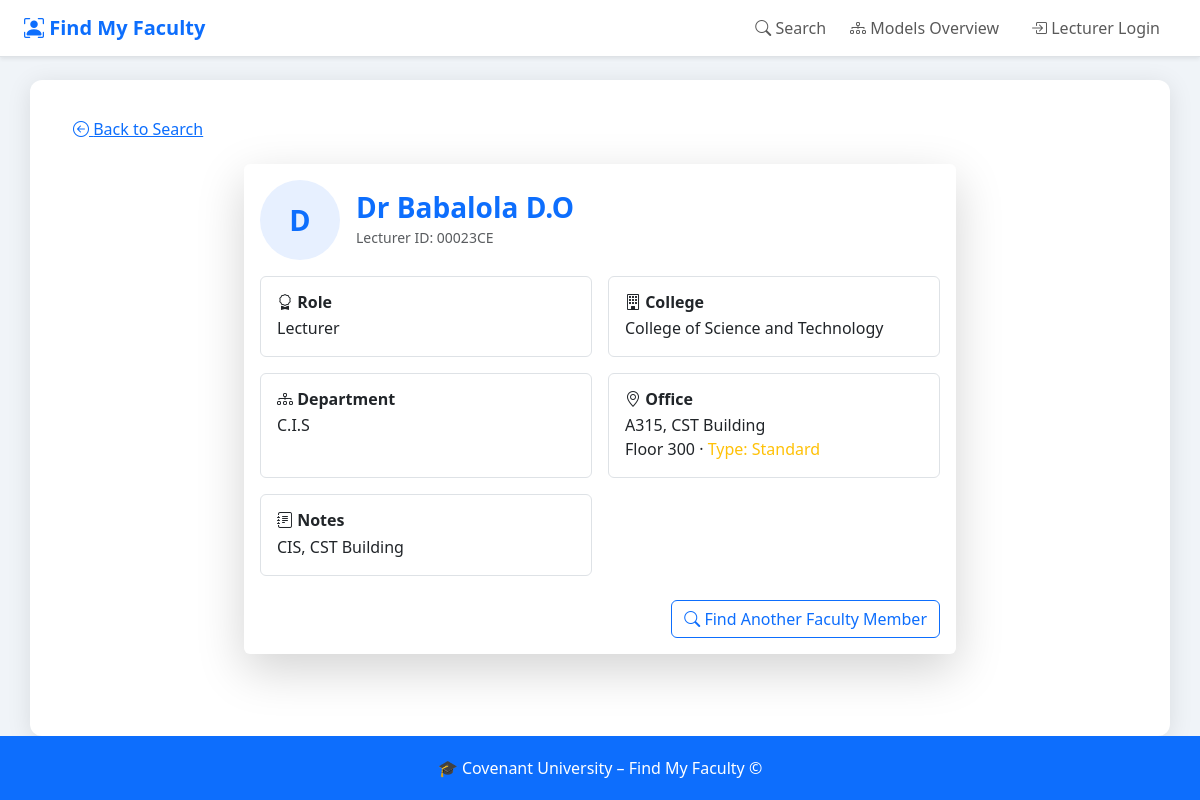
Screenshot of /lecturer/00023CE/ with the database file from the repository.
### find_my_lecturer_app/models.py (models this page shows, shortened)
class Lecturer(models.Model):
    ROLE_LECTURER = "LECTURER"
    ROLE_HOD = "HOD"  # kept for quick filtering; actual role linkage is via *HODLecturer*
    ROLE_SECRETARY = "SECRETARY"  # idem
    ROLE_CHOICES = [
        (ROLE_LECTURER, "Lecturer"),
        (ROLE_HOD, "Head of Department"),
        (ROLE_SECRETARY, "Secretary"),
    ]
    user = models.OneToOneField(
        settings.AUTH_USER_MODEL,
        on_delete=models.CASCADE,
        related_name="lecturer_profile",
        null=True,
        blank=True,
    )
    lecturer_id = models.CharField(primary_key=True, max_length=8)
    full_name = models.CharField(max_length=120)
    office = models.ForeignKey(
        Office,
        on_delete=models.SET_NULL,
        null=True,
        blank=True,
        related_name="lecturers",
    )
    department = models.ForeignKey(
        Department,
        on_delete=models.SET_NULL,
        null=True,
        blank=True,
        related_name="lecturers",
    )
    role = models.CharField(max_length=10, choices=ROLE_CHOICES)
    notes = models.TextField(blank=True)
    class Meta:
        db_table = "Lecturer"

class College(models.Model):
    college_id = models.CharField(primary_key=True, max_length=8)
    name = models.CharField(max_length=100)
    class Meta:
        db_table = "College"

class Department(models.Model):
    department_id = models.CharField(primary_key=True, max_length=8)
    name = models.CharField(max_length=100)
    college = models.ForeignKey(
        College,
        on_delete=models.PROTECT,
        related_name="departments",
    )
    hod = models.ForeignKey(
        "HODLecturer",
        on_delete=models.SET_NULL,
        null=True,
        blank=True,
        related_name="departments",
    )
    secretary = models.ForeignKey(
        "SecretaryLecturer",
        on_delete=models.SET_NULL,
        null=True,
        blank=True,
        related_name="departments",
    )
    class Meta:
        db_table = "Department"

class Office(models.Model):
    TYPE_STANDARD = "STANDARD"
    TYPE_CUBICLE = "CUBICLE"
    TYPE_LAB = "LABORATORY"
    TYPE_CHOICES = [
        (TYPE_STANDARD, "Standard"),
        (TYPE_CUBICLE, "Cubicle"),
        (TYPE_LAB, "Laboratory"),
    ]
    office_id = models.CharField(primary_key=True, max_length=8)
    office_number = models.CharField(max_length=50)
    location = models.CharField(max_length=100)
    floor = models.PositiveSmallIntegerField()
    type = models.CharField(max_length=20, choices=TYPE_CHOICES)
    class Meta:
        db_table = "Office"

### find_my_lecturer_app/views.py (the view)
# urls.py: path("lecturer/<str:lecturer_id>/", views.LecturerDetailView.as_view(), name="lecturer-detail"),
class LecturerDetailView(DetailView):
    model = Lecturer
    template_name = "find_my_lecturer_app/lecturer_detail.html"
    context_object_name = "lecturer"
    pk_url_kwarg = "lecturer_id"
    def get_queryset(self):
        return super().get_queryset().select_related("office", "department", "department__college")
    def get_context_data(self, **kwargs):
        context = super().get_context_data(**kwargs)
        lecturer = self.object
        context["office"] = lecturer.office
        context["department"] = lecturer.department
        context["college"] = lecturer.department.college if lecturer.department else None
        try:
            context["is_hod"] = hasattr(lecturer, "hod_record")
            context["hod_id"] = lecturer.hod_record.hod_id if context["is_hod"] else None
        except:
            context["is_hod"] = False
        try:
            context["is_secretary"] = hasattr(lecturer, "secretary_record")
            context["secretary_id"] = lecturer.secretary_record.secretary_id if context["is_secretary"] else None
        except:
            context["is_secretary"] = False
        return context

### find_my_lecturer_app/templates/find_my_lecturer_app/lecturer_detail.html (shortened to what this page needs)
{% extends "find_my_lecturer_app/base.html" %}
{% load humanize %}
{% block content %}
<a href="{% url 'find_my_lecturer_app:lecturer-search' %}" class="btn btn-link mb-3">
  <i class="bi bi-arrow-left-circle"></i> Back to Search
</a>
<div class="row justify-content-center">
  <div class="col-lg-8">
    <div class="card shadow-lg border-0">
      <div class="card-body">
        <div class="d-flex align-items-center mb-2">
          <div class="me-3">
            <div
              class="d-flex justify-content-center align-items-center rounded-circle"
              style="width:80px;height:80px;background:#e7f0ff;color:#0d6efd;font-size:1.8rem;font-weight:600;"
            >
              {{ lecturer.full_name|default_if_none:"?"|slice:1|upper }}
            </div>
          </div>
          <div>
            <h3 class="mb-0 fw-bold text-primary">{{ lecturer.full_name }}</h3>
            <small class="text-muted">Lecturer&nbsp;ID: {{ lecturer.lecturer_id }}</small>
          </div>
        </div>
        <div class="row g-3 mb-4">
          <div class="col-md-6">
            <div class="border rounded p-3 h-100">
              <h6 class="fw-bold mb-1"><i class="bi bi-award"></i> Role</h6>
              <p class="mb-0">{{ lecturer.get_role_display }}</p>
            </div>
          </div>
          <div class="col-md-6">
            <div class="border rounded p-3 h-100">
              <h6 class="fw-bold mb-1"><i class="bi bi-building"></i> College</h6>
              <p class="mb-0">{{ college.name }}</p>
            </div>
          </div>
          <div class="col-md-6">
            <div class="border rounded p-3 h-100">
              <h6 class="fw-bold mb-1"><i class="bi bi-diagram-3"></i> Department</h6>
              <p class="mb-0">{{ department.name }}</p>
            </div>
          </div>
          <div class="col-md-6">
            <div class="border rounded p-3 h-100">
              <h6 class="fw-bold mb-1"><i class="bi bi-geo-alt"></i> Office</h6>
              {% if office %}
                <p class="mb-0">
                  {{ office.office_number }}, {{ office.location }}<br>
                  Floor&nbsp;{{ office.floor }} &middot; <span class="text-warning">Type: {{ office.get_type_display }}</span>
                </p>
              {% else %}
                <p class="text-muted mb-0"><em>No office assigned</em></p>
              {% endif %}
            </div>
          </div>
          <div class="col-md-6">
            <div class="border rounded p-3 h-100">
              <h6 class="fw-bold mb-1"><i class="bi bi-journal-text"></i> Notes</h6>
              {% if lecturer.notes %}
                <p class="mb-0">{{ lecturer.notes }}</p>
              {% else %}
                <p class="text-muted mb-0"><em>No additional notes</em></p>
              {% endif %}
            </div>
          </div>
        </div>
        <div class="d-flex justify-content-end">
          <a href="{% url 'find_my_lecturer_app:lecturer-search' %}" class="btn btn-outline-primary">
            <i class="bi bi-search"></i> Find Another Faculty Member
          </a>
        </div>
      </div>
    </div>
  </div>
</div>
{% endblock %}

### find_my_lecturer_app/templates/find_my_lecturer_app/base.html (style rules this page uses)
html, body { height: 100%; margin: 0; }
body { display: flex; flex-direction: column; background-color: #f0f4f8; font-family: 'Segoe UI', Tahoma, Geneva, Verdana, sans-serif; }

### rows the page displays
Lecturer: full_name "D", full_name "Dr Babalola D.O", lecturer_id "00023CE", role "Lecturer", notes "CIS, CST Building"
College: name "College of Science and Technology"
Department: name "C.I.S"
Office: office_number "A315", location "CST Building", floor "300", type "Standard"
